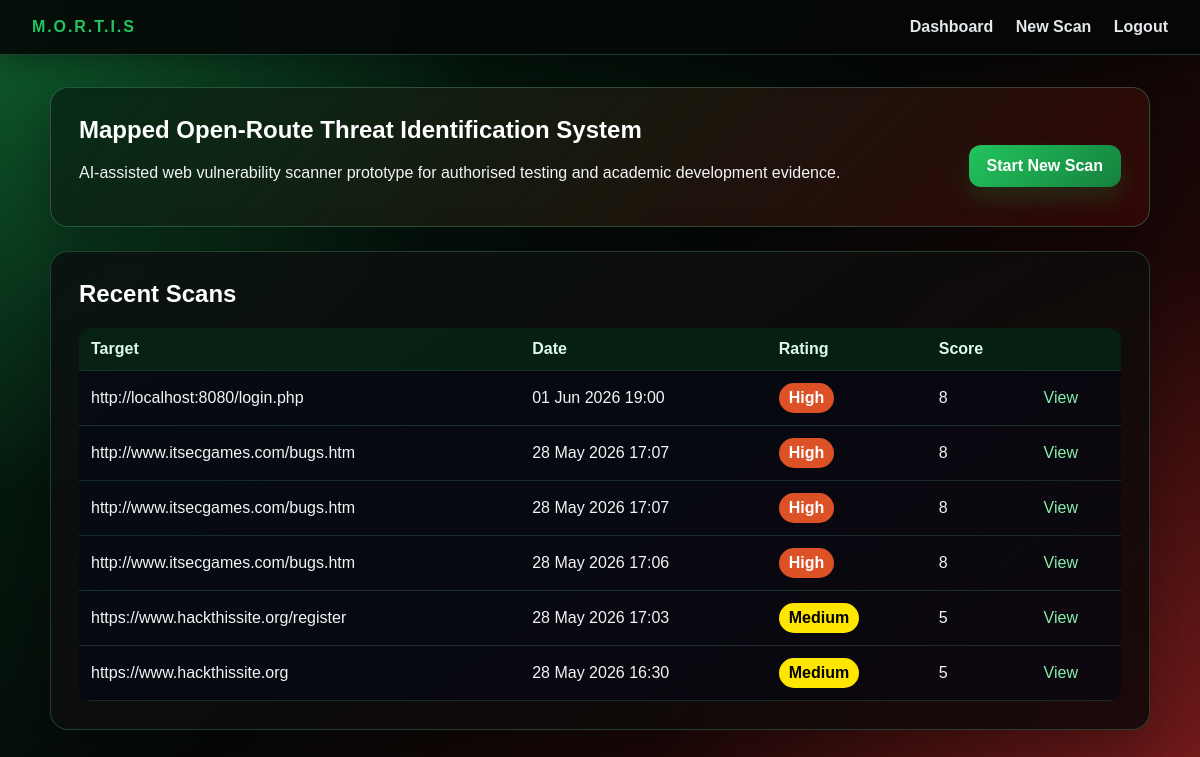
The page /dashboard (signed in) on the database its author committed.
### app/models.py (models this page shows)
class Scan(db.Model):
    id = db.Column(db.Integer, primary_key=True)
    target_url = db.Column(db.String(500), nullable=False)
    created_at = db.Column(db.DateTime, default=datetime.utcnow)
    overall_score = db.Column(db.Integer, default=0)
    overall_rating = db.Column(db.String(20), default="Low")
    report_summary = db.Column(db.Text, default="")
    status = db.Column(db.String(20), default="running")  # running | completed | failed
    modules_total = db.Column(db.Integer, default=0)
    modules_done = db.Column(db.Integer, default=0)
    current_module = db.Column(db.String(80), default="")
    findings = db.relationship(
        "Finding",
        backref="scan",
        cascade="all, delete-orphan",
        lazy=True,
        order_by="Finding.score.desc()"
    )

### app/routes.py (the view)
@bp.route("/dashboard")
@login_required
def dashboard():
    scans = Scan.query.order_by(Scan.created_at.desc()).limit(10).all()
    return render_template("dashboard.html", scans=scans)

### app/routes.py (called while the page is built)
def login_required(view):
    @wraps(view)
    def wrapped(*args, **kwargs):
        if "user_id" not in session:
            return redirect(url_for("main.login"))
        return view(*args, **kwargs)
    return wrapped

### app/templates/dashboard.html
{% extends "base.html" %}
{% block content %}
<section class="hero">
    <div>
      <h1>Mapped Open-Route Threat Identification System</h1>
      <p>AI-assisted web vulnerability scanner prototype for authorised testing and academic development evidence.</p>
    </div>
  <a class="button" href="{{ url_for('main.scan') }}">Start New Scan</a>
</section>
<section class="card">
  <h2>Recent Scans</h2>
  {% if scans %}
  <table>
    <thead><tr><th>Target</th><th>Date</th><th>Rating</th><th>Score</th><th></th></tr></thead>
    <tbody>
    {% for scan in scans %}
      <tr>
        <td>{{ scan.target_url }}</td>
        <td>{{ scan.created_at.strftime('%d %b %Y %H:%M') }}</td>
        <td>
          {% if scan.status == "running" %}
            <span class="badge info">Running…</span>
          {% elif scan.status == "failed" %}
            <span class="badge critical">Failed</span>
          {% else %}
            <span class="badge {{ scan.overall_rating|lower }}">{{ scan.overall_rating }}</span>
          {% endif %}
        </td>
        <td>{{ scan.overall_score }}</td>
        <td>
          {% if scan.status == "running" %}
            <a href="{{ url_for('main.scan_progress', scan_id=scan.id) }}">View progress</a>
          {% else %}
            <a href="{{ url_for('main.results', scan_id=scan.id) }}">View</a>
          {% endif %}
        </td>
      </tr>
    {% endfor %}
    </tbody>
  </table>
  {% else %}
    <p class="muted">No scans yet. Run your first authorised scan.</p>
  {% endif %}
</section>
{% endblock %}

### app/templates/base.html (shortened to what this page needs)
<!doctype html>
<html lang="en">
<head>
  <link rel="stylesheet" href="{{ url_for('static', filename='css/style.css') }}">
</head>
<body>
  <header class="topbar">
    <div class="brand">M.O.R.T.I.S</div>
    <nav>
      {% if session.get('user_id') %}
        <a href="{{ url_for('main.dashboard') }}">Dashboard</a>
        <a href="{{ url_for('main.scan') }}">New Scan</a>
        <a href="{{ url_for('main.logout') }}">Logout</a>
      {% endif %}
    </nav>
  </header>
  <main class="container">
    {% block content %}{% endblock %}
  </main>
</body>
</html>

### app/static/style.css (style rules this page uses)
:root { --bg: #050807; --bg-red: #3a0707; --bg-green:#062915; --panel: rgba(10, 18, 16, 0.92); --panel-2: rgba(18, 8, 8, 0.88); --text: #f3f4f6; --muted: #a7b7ad; --line: rgba(110, 231, 183, 0.22); --accent: #ef4444; --accent-2:#22c55e; --danger: #dc2626; --success: #16a34a; }
*, *::before, *::after { box-sizing: border-box; }
body { margin: 0; font-family: Arial, sans-serif; color: var(--text); background: radial-gradient(circle at top left, rgba(34, 197, 94, 0.34), transparent 34%), radial-gradient(circle at bottom right, rgba(239, 68, 68, 0.34), transparent 38%), linear-gradient(135deg, var(--bg-green) 0%, var(--bg) 48%, var(--bg-red) 100%); background-attachment: fixed; }
h1, h2, h3 { margin-top: 0; color: #ffffff; }
a { color: #86efac; text-decoration: none; }
.topbar { position: sticky; top: 0; display: flex; justify-content: space-between; align-items: center; padding: 18px 32px; background: rgba(5, 8, 7, 0.92); border-bottom: 1px solid rgba(110, 231, 183, 0.24); box-shadow: 0 8px 28px rgba(0, 0, 0, 0.35); backdrop-filter: blur(8px); }
.topbar .brand { font-weight: 800; letter-spacing: 0.12em; color: var(--accent-2); }
.topbar nav a { margin-left: 18px; color: #e5e7eb; font-weight: 700; }
.container { width: min(1100px, 94%); margin: 32px auto; }
.hero { display: flex; justify-content: space-between; align-items: center; gap: 24px; padding: 28px; margin-bottom: 24px; background: linear-gradient(135deg, rgba(6, 41, 21, 0.92), rgba(58, 7, 7, 0.76)); border: 1px solid rgba(110, 231, 183, 0.26); border-radius: 18px; box-shadow: 0 20px 55px rgba(0, 0, 0, 0.32); }
.card { padding: 28px; margin-bottom: 24px; background: linear-gradient(145deg, var(--panel), var(--panel-2)); border: 1px solid rgba(110, 231, 183, 0.22); border-radius: 18px; box-shadow: 0 20px 60px rgba(0, 0, 0, 0.32); }
button, .button { display: inline-block; margin-top: 18px; padding: 12px 18px; background: linear-gradient(135deg, var(--accent-2), #15803d); color: #ffffff; font-weight: 800; border: 0; border-radius: 12px; cursor: pointer; box-shadow: 0 12px 24px rgba(22, 163, 74, 0.20); }
table { width: 100%; border-collapse: collapse; background: rgba(2, 6, 23, 0.45); border-radius: 12px; overflow: hidden; }
th, td { padding: 12px; text-align: left; border-bottom: 1px solid rgba(110, 231, 183, 0.16); }
th { color: #dcfce7; background: rgba(6, 41, 21, 0.72); }
.badge { display: inline-block; padding: 6px 10px; background: #334155; color: #ffffff; font-weight: 800; border-radius: 999px; }
.badge.medium { background: #ffe600; color: #000000; }
.badge.high { background: #dc5126; color: #ffffff; }

### rows shown on the page
Scan: target_url "http://localhost:8080/login.php", created_at "01 Jun 2026 19:00", overall_rating "High", overall_score "8"
Scan: target_url "http://www.itsecgames.com/bugs.htm", created_at "28 May 2026 17:07", overall_rating "High", overall_score "8"
Scan: target_url "http://www.itsecgames.com/bugs.htm", created_at "28 May 2026 17:07", overall_rating "High", overall_score "8"
Scan: target_url "http://www.itsecgames.com/bugs.htm", created_at "28 May 2026 17:06", overall_rating "High", overall_score "8"
Scan: target_url "https://www.hackthissite.org/register", created_at "28 May 2026 17:03", overall_rating "Medium", overall_score "5"
Scan: target_url "https://www.hackthissite.org", created_at "28 May 2026 16:30", overall_rating "Medium", overall_score "5"
